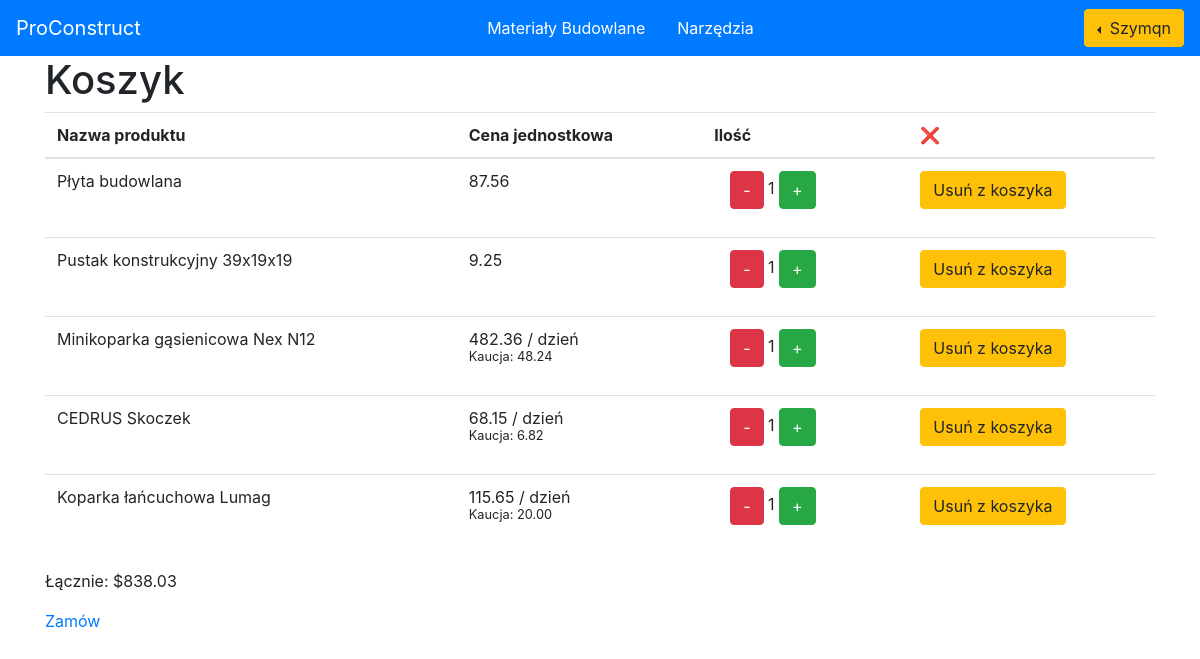
Screenshot of /cart/ (signed in) with the database file from the repository.
### users/models.py (models this page shows, shortened)
class CustomUser(AbstractUser):
    email = models.EmailField(_('email address'), unique=True)
    USERNAME_FIELD = 'email'
    REQUIRED_FIELDS = ('username',)
    objects = CustomUserManager()

### base/models.py (models this page shows, shortened)
class CartItem(models.Model):
    cart = models.ForeignKey('Cart', on_delete=models.CASCADE, null=True, blank=True)
    product = models.ForeignKey(Product, on_delete=models.CASCADE, null=True, blank=True)
    equipment = models.ForeignKey(Equipment, on_delete=models.CASCADE, null=True, blank=True)
    product_quantity = models.PositiveIntegerField(default=1)
    equipment_quantity = models.PositiveIntegerField(default=1)

class Product(models.Model):
    name = models.CharField(max_length=100)
    description = models.TextField()
    price = models.DecimalField(max_digits=10, decimal_places=2)
    image = models.URLField()
    quantity = models.PositiveIntegerField(default=0)

class Equipment(models.Model):
    name = models.CharField(max_length=100)
    description = models.TextField()
    price = models.DecimalField(max_digits=10, decimal_places=2)
    image = models.URLField()
    quantity = models.PositiveIntegerField(default=0)
    rental_rate = models.DecimalField(
        "Stawka najmu (za dzień)",
        max_digits=10, decimal_places=2, default=0
    )
    rental_period = models.CharField(
        "Jednostka najmu",
        max_length=10,
        choices=[('day', 'dzień'), ('week', 'tydzień'), ('month', 'miesiąc')],
        default='day'
    )
    deposit = models.DecimalField(
        "Kaucja",
        max_digits=10, decimal_places=2, default=0
    )

### base/views.py (the view)
# urls.py: path('cart/', views.view_cart, name='cart'),
@login_required()
def view_cart(request):
    cart_items, total_amount = calculate_total_amount(request)
    stripe_public_key = os.environ.get('STRIPE_PUBLIC_KEY', '')
    return render(request, 'base/cart.html', {
        'cart_items': cart_items,
        'total_amount': total_amount,
        'stripe_public_key': stripe_public_key
    })

### base/views.py (called while the page is built)
def calculate_total_amount(request):
    cart = request.user.cart
    cart_items = CartItem.objects.filter(cart=cart)
    product_total = cart_items.filter(product__isnull=False).aggregate(
        total=Sum(F('product__price') * F('product_quantity'))
    )['total'] or 0
    equipment_rental_total = cart_items.filter(equipment__isnull=False).aggregate(
        total=Sum(F('equipment__rental_rate') * F('equipment_quantity'))
    )['total'] or 0
    equipment_deposit_total = cart_items.filter(equipment__isnull=False).aggregate(
        total=Sum(F('equipment__deposit') * F('equipment_quantity'))
    )['total'] or 0
    equipment_total = equipment_rental_total + equipment_deposit_total
    return cart_items, round(product_total + equipment_total, 2)

### templates/base/cart.html (shortened to what this page needs)
{% include 'base/navbar.html' %}
{% load static %}
{% block content %}
<div class="container">
    <div class="cart-header">
        <h1>Koszyk</h1>
    </div>
        <table class="table">
            <thead>
                <tr>
                    <th scope="col">Nazwa produktu</th>
                    <th scope="col">Cena jednostkowa</th>
                    <th scope="col">Ilość</th>
                    <th scope="col">❌</th>
                </tr>
            </thead>
            <tbody>
             {% for item in cart_items %}
                <tr>
                {% if item.product %}
                    <td>{{ item.product.name }}</td>
                    <td>{{ item.product.price }}</td>
                    <td>
                    <button class="btn btn-danger" style="margin-left: 1rem;" onclick="updateQuantity('{{ item.id }}', 'decrement', 'product')">-</button>
                    <span id="product-quantity-{{ item.id }}">{{ item.product_quantity }}</span>
                    <button class="btn btn-success" style="margin-right: 1rem;" onclick="updateQuantity('{{ item.id }}', 'increment', 'product')">+</button>
                    </td>
                    <td>
                         <form action="{% if item.product.id %}{% url 'remove-product-from-cart' item.product.id %}{% endif %}" method="post">
                            <button class="btn btn-warning" type="submit">Usuń z koszyka</button>
                         </form>
                    </td>
                {%  elif item.equipment %}
                    <td>{{ item.equipment.name }}</td>
                    <td>
                        {{ item.equipment.rental_rate }} / {{ item.equipment.get_rental_period_display }}<br>
                        <small>Kaucja: {{ item.equipment.deposit }}</small>
                    </td>
                    <td>
                    <button class="btn btn-danger" style="margin-left: 1rem;" onclick="updateQuantity('{{ item.id }}', 'decrement', 'equipment')">-</button>
                    <span id="equipment-quantity-{{ item.id }}">{{ item.equipment_quantity }}</span>
                    <button class="btn btn-success" style="margin-right: 1rem;" onclick="updateQuantity('{{ item.id }}', 'increment', 'equipment')">+</button>
                    </td>
                    <td>
                         <form action="{% if item.equipment.id %}{% url 'remove-equipment-from-cart' item.equipment.id %}{% endif %}" method="post">
                            <button class="btn btn-warning" type="submit">Usuń z koszyka</button>
                         </form>
                    </td>
                {% endif %}
                </tr>
             {% endfor %}
            </tbody>
        </table>
    <div class="cart-total">
        <p>Łącznie: $<span id="total-amount">{{ total_amount }}</span></p>
    </div>
    <a class="checkout-button" href="{% url 'checkout' %}">Zamów</a>
</div>
{% endblock %}

### templates/base/navbar.html (shortened to what this page needs)
<link rel="stylesheet" href="https://cdn.jsdelivr.net/npm/bootstrap@4.4.1/dist/css/bootstrap.min.css">
<nav class="navbar navbar-dark sticky-top bg-primary">
    <a class="navbar-brand" href="/">ProConstruct</a>
    <ul class="nav justify-content">
        <li class="nav-item">
            <a class="nav-link" style="color: white; " href="{% url 'product-list' %}">Materiały Budowlane</a>
        </li>
        <li>
            <a class="nav-link" style="color: white;" href="{% url 'equipment-list' %}">Narzędzia</a>
        </li>
    </ul>
    {% if request.user.is_authenticated %}
        <div class="dropleft">
            <button class="btn btn-warning dropdown-toggle" type="button" id="dropdownMenuButton" data-toggle="dropdown" aria-haspopup="true" aria-expanded="false">
                {{ request.user.username }}
            </button>
        </div>
    {% endif %}
</nav>

### rows the page displays
CustomUser: user.username "Szymqn"
CartItem: product.name "Płyta budowlana", product.price "87.56", product_quantity "1"
CartItem: product.name "Pustak konstrukcyjny 39x19x19", product.price "9.25", product_quantity "1"
CartItem: equipment.name "Minikoparka gąsienicowa Nex N12", equipment.rental_rate "482.36", equipment.rental_period "dzień", equipment.deposit "48.24", equipment_quantity "1"
CartItem: equipment.name "CEDRUS Skoczek", equipment.rental_rate "68.15", equipment.rental_period "dzień", equipment.deposit "6.82", equipment_quantity "1"
CartItem: equipment.name "Koparka łańcuchowa Lumag", equipment.rental_rate "115.65", equipment.rental_period "dzień", equipment.deposit "20.00", equipment_quantity "1"

### other values shown
{{ total_amount }} "838.03"
